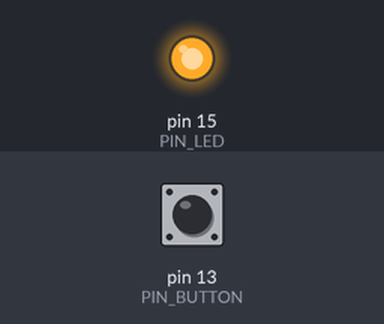
Recording of a sketch running on a simulated Arduino Uno, built with avr-gcc and run on an emulated ATmega328P. On the bench: output pins drawn as LEDs (lit = HIGH). Inputs (shaded band) come from the test bench; at power-on: pin 13 (PIN_BUTTON) LOW.

Above: at 1.2 s.
1.3 s: pin 13 (PIN_BUTTON) pulled HIGH for 0.15 s
At 1.37 s:
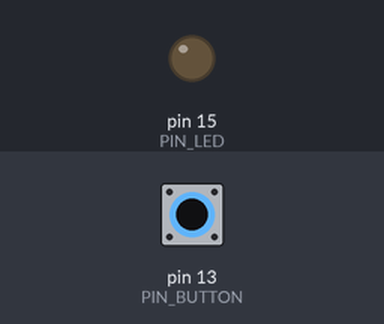
2.9 s: pin 13 (PIN_BUTTON) pulled HIGH for 3.2 s
At 6.4 s:
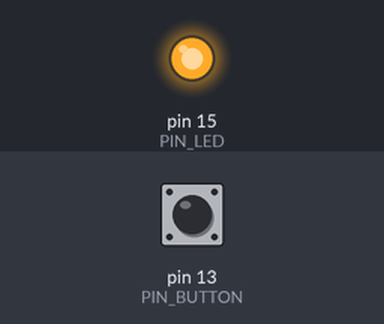
Timing chart, 0 to 7.9 s (numbered marks = the images above; inputs shaded):
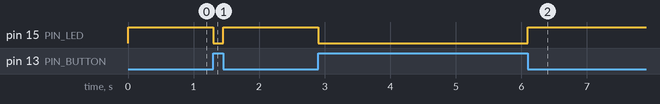

Measured:
- after the input at 1.3 s, pin 15 (PIN_LED): HIGH → LOW at once, → HIGH 0.15 s later
- after the input at 2.9 s, pin 15 (PIN_LED): HIGH → LOW at once, → HIGH 3.2 s later

The sketch:

02.click_to_led.ino
```cpp
#define PIN_LED     15
#define PIN_BUTTON  13

void setup() {
  pinMode(PIN_LED, OUTPUT);
  pinMode(PIN_BUTTON, INPUT);
}

void loop() {
  if(digitalRead(PIN_BUTTON) == HIGH) // button clicked
  {
    digitalWrite(PIN_LED, LOW);   // external led on
  }
  else
  {
    digitalWrite(PIN_LED, HIGH);  // external led off
  }
}
```
